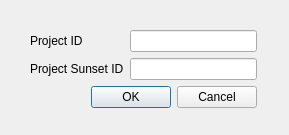
<?xml version="1.0" encoding="UTF-8"?>
<ui version="4.0">
 <class>Dialog</class>
 <widget class="QDialog" name="Dialog">
  <property name="geometry">
   <rect>
    <x>0</x>
    <y>0</y>
    <width>289</width>
    <height>135</height>
   </rect>
  </property>
  <property name="windowTitle">
   <string>Dialog</string>
  </property>
  <widget class="QWidget" name="">
   <property name="geometry">
    <rect>
     <x>30</x>
     <y>30</y>
     <width>227</width>
     <height>79</height>
    </rect>
   </property>
   <layout class="QVBoxLayout" name="verticalLayout">
    <item>
     <layout class="QGridLayout" name="gridLayout">
      <item row="0" column="0">
       <widget class="QLabel" name="label">
        <property name="text">
         <string>Project ID</string>
        </property>
       </widget>
      </item>
      <item row="0" column="1">
       <widget class="QLineEdit" name="lineEdit"/>
      </item>
      <item row="1" column="0">
       <widget class="QLabel" name="label_2">
        <property name="text">
         <string>Project Sunset ID</string>
        </property>
       </widget>
      </item>
      <item row="1" column="1">
       <widget class="QLineEdit" name="lineEdit_2"/>
      </item>
     </layout>
    </item>
    <item>
     <widget class="QDialogButtonBox" name="buttonBox">
      <property name="orientation">
       <enum>Qt::Horizontal</enum>
      </property>
      <property name="standardButtons">
       <set>QDialogButtonBox::Cancel|QDialogButtonBox::Ok</set>
      </property>
     </widget>
    </item>
   </layout>
  </widget>
 </widget>
 <resources/>
 <connections>
  <connection>
   <sender>buttonBox</sender>
   <signal>accepted()</signal>
   <receiver>Dialog</receiver>
   <slot>accept()</slot>
   <hints>
    <hint type="sourcelabel">
     <x>248</x>
     <y>254</y>
    </hint>
    <hint type="destinationlabel">
     <x>157</x>
     <y>274</y>
    </hint>
   </hints>
  </connection>
  <connection>
   <sender>buttonBox</sender>
   <signal>rejected()</signal>
   <receiver>Dialog</receiver>
   <slot>reject()</slot>
   <hints>
    <hint type="sourcelabel">
     <x>316</x>
     <y>260</y>
    </hint>
    <hint type="destinationlabel">
     <x>286</x>
     <y>274</y>
    </hint>
   </hints>
  </connection>
 </connections>
</ui>
